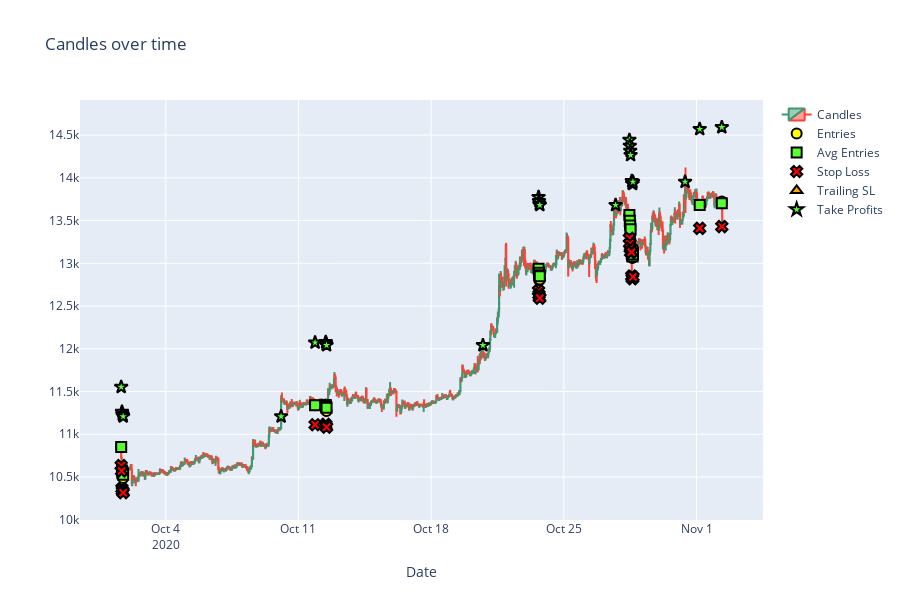

Source (notebook cell):
### Code cell
plot_trades_all_info(
    open_prices=prices.open,
    high_prices=prices.high,
    low_prices=prices.low,
    close_prices=prices.close,
    order_records=order_records[:30],
)

### Figure 1 — Plotly figure (JSON) as saved in the notebook; plotly's stock layout.template omitted (floating-point values rounded to 4 significant figures; data arrays with more than 128 entries replaced by an {"elided": "..."} marker saying what was removed)
{"data": [{"close": {"elided": "1526 float values"}, "high": {"elided": "1526 float values"}, "low": {"elided": "1526 float values"}, "name": "Candles", "open": {"elided": "1526 float values"}, "type": "candlestick", "x": {"elided": "1526 str values"}}, {"marker": {"color": "yellow", "line": {"color": "black", "width": 2}, "size": 10, "symbol": "circle"}, "mode": "markers", "name": "Entries", "type": "scatter", "x": {"elided": "1526 str values"}, "y": {"elided": "1526 float values"}}, {"marker": {"color": "#57FF30", "line": {"color": "black", "width": 2}, "size": 10, "symbol": "square"}, "mode": "markers", "name": "Avg Entries", "type": "scatter", "x": {"elided": "1526 str values"}, "y": {"elided": "1526 float values"}}, {"marker": {"color": "red", "line": {"color": "black", "width": 2}, "size": 10, "symbol": "x"}, "mode": "markers", "name": "Stop Loss", "type": "scatter", "x": {"elided": "1526 str values"}, "y": {"elided": "1526 float values"}}, {"marker": {"color": "orange", "line": {"color": "black", "width": 2}, "size": 10, "symbol": "triangle-up"}, "mode": "markers", "name": "Trailing SL", "type": "scatter", "x": {"elided": "1526 str values"}, "y": {"elided": "1526 null values"}}, {"marker": {"color": "#57FF30", "line": {"color": "black", "width": 2}, "size": 10, "symbol": "star"}, "mode": "markers", "name": "Take Profits", "type": "scatter", "x": {"elided": "1526 str values"}, "y": {"elided": "1526 float values"}}], "layout": {"autosize": true, "height": 600, "title": {"text": "Candles over time"}, "xaxis": {"rangeslider": {"visible": false}, "title": {"text": "Date"}}}}
